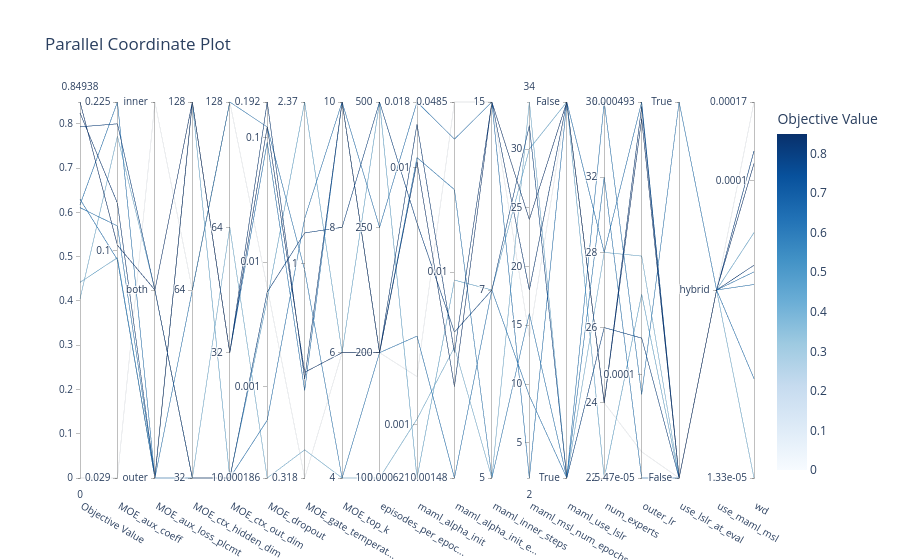

Notebook code cell kept with this figure:
### Code cell
# 3. Parallel Coordinate Plot (Visualizes high-dimensional relationships)
fig_parallel = plot_parallel_coordinate(study)
fig_parallel.show()

### Figure 1 — Plotly figure (JSON) as saved in the notebook; plotly's stock layout.template omitted (floating-point values rounded to 4 significant figures)
{"data": [{"dimensions": [{"label": "Objective Value", "range": [0, 0.8494], "values": [0.7932, 0.6172, 0.4045, 0.6107, 0, 0.442, 0.8494, 0.8247, 0.6298]}, {"label": "MOE_aux_coeff", "range": [-1.537, -0.6478], "ticktext": ["0.029", "0.1", "0.225"], "tickvals": [-1.537, -1, -0.6478], "values": [-0.6994, -0.6478, -0.7287, -0.941, -1.537, -1.016, -0.9867, -0.8872, -1.021]}, {"label": "MOE_aux_loss_plcmt", "range": [0, 2], "ticktext": ["outer", "both", "inner"], "tickvals": [0, 1, 2], "values": [1, 0, 1, 0, 2, 0, 1, 0, 0]}, {"label": "MOE_ctx_hidden_dim", "range": [0, 2], "ticktext": ["32", "64", "128"], "tickvals": [0, 1, 2], "values": [0, 0, 0, 1, 1, 2, 2, 2, 2]}, {"label": "MOE_ctx_out_dim", "range": [0, 3], "ticktext": ["16", "32", "64", "128"], "tickvals": [0, 1, 2, 3], "values": [0, 0, 2, 3, 3, 0, 1, 1, 1]}, {"label": "MOE_dropout", "range": [-3.73, -0.7158], "ticktext": ["0.000186", "0.001", "0.01", "0.1", "0.192"], "tickvals": [-3.73, -3, -2, -1, -0.7158], "values": [-2.239, -3.267, -3.73, -0.9161, -2.201, -2.3, -0.9149, -0.7158, -1.039]}, {"label": "MOE_gate_temperat...", "range": [-0.4979, 0.3746], "ticktext": ["0.318", "1", "2.37"], "tickvals": [-0.4979, 0, 0.3746], "values": [0.07085, 0.1044, -0.4325, -0.01557, -0.4979, 0.3746, -0.2526, -0.2683, -0.2947]}, {"label": "MOE_top_k", "range": [0, 3], "ticktext": ["4", "6", "8", "10"], "tickvals": [0, 1, 2, 3], "values": [2, 3, 0, 0, 1, 1, 1, 3, 3]}, {"label": "episodes_per_epoc...", "range": [0, 3], "ticktext": ["100", "200", "250", "500"], "tickvals": [0, 1, 2, 3], "values": [3, 1, 0, 1, 1, 3, 1, 1, 2]}, {"label": "maml_alpha_init", "range": [-3.207, -1.745], "ticktext": ["0.000621", "0.001", "0.01", "0.018"], "tickvals": [-3.207, -3, -2, -1.745], "values": [-2.216, -2.655, -2.978, -1.962, -2.812, -3.207, -1.979, -1.832, -1.745]}, {"label": "maml_alpha_init_e...", "range": [-2.829, -1.314], "ticktext": ["0.00148", "0.01", "0.0485"], "tickvals": [-2.829, -2, -1.314], "values": [-2.241, -2.829, -2.303, -1.667, -1.314, -2.032, -2.461, -2.324, -1.463]}, {"label": "maml_inner_steps", "range": [0, 2], "ticktext": ["5", "7", "15"], "tickvals": [0, 1, 2], "values": [1, 1, 0, 0, 2, 1, 2, 2, 2]}, {"label": "maml_msl_num_epochs", "range": [2, 34], "values": [32, 9, 34, 16, 14, 30, 24, 18, 2]}, {"label": "maml_use_lslr", "range": [0, 1], "ticktext": ["True", "False"], "tickvals": [0, 1], "values": [0, 0, 0, 0, 1, 1, 1, 1, 1]}, {"label": "num_experts", "range": [0, 5], "ticktext": ["22", "24", "26", "28", "32", "36"], "tickvals": [0, 1, 2, 3, 4, 5], "values": [2, 4, 3, 5, 1, 0, 1, 1, 3]}, {"label": "outer_lr", "range": [-4.262, -3.307], "ticktext": ["5.47e-05", "0.0001", "0.000493"], "tickvals": [-4.262, -4, -3.307], "values": [-3.907, -4.262, -3.698, -4.05, -4.196, -3.795, -3.349, -3.319, -3.307]}, {"label": "use_lslr_at_eval", "range": [0, 1], "ticktext": ["False", "True"], "tickvals": [0, 1], "values": [0, 0, 0, 1, 0, 0, 0, 0, 0]}, {"label": "use_maml_msl", "range": [0, 0], "ticktext": ["hybrid"], "tickvals": [0], "values": [0, 0, 0, 0, 0, 0, 0, 0, 0]}, {"label": "wd", "range": [-4.876, -3.769], "ticktext": ["1.33e-05", "0.0001", "0.00017"], "tickvals": [-4.876, -4, -3.769], "values": [-3.913, -4.269, -4.876, -4.306, -3.769, -4.154, -3.95, -4.25, -4.583]}], "labelangle": 30, "labelside": "bottom", "line": {"color": [0.7932, 0.6172, 0.4045, 0.6107, 0, 0.442, 0.8494, 0.8247, 0.6298], "colorbar": {"title": {"text": "Objective Value"}}, "colorscale": [[0, "rgb(247,251,255)"], [0.125, "rgb(222,235,247)"], [0.25, "rgb(198,219,239)"], [0.375, "rgb(158,202,225)"], [0.5, "rgb(107,174,214)"], [0.625, "rgb(66,146,198)"], [0.75, "rgb(33,113,181)"], [0.875, "rgb(8,81,156)"], [1, "rgb(8,48,107)"]], "reversescale": false, "showscale": true}, "type": "parcoords"}], "layout": {"title": {"text": "Parallel Coordinate Plot"}}}
